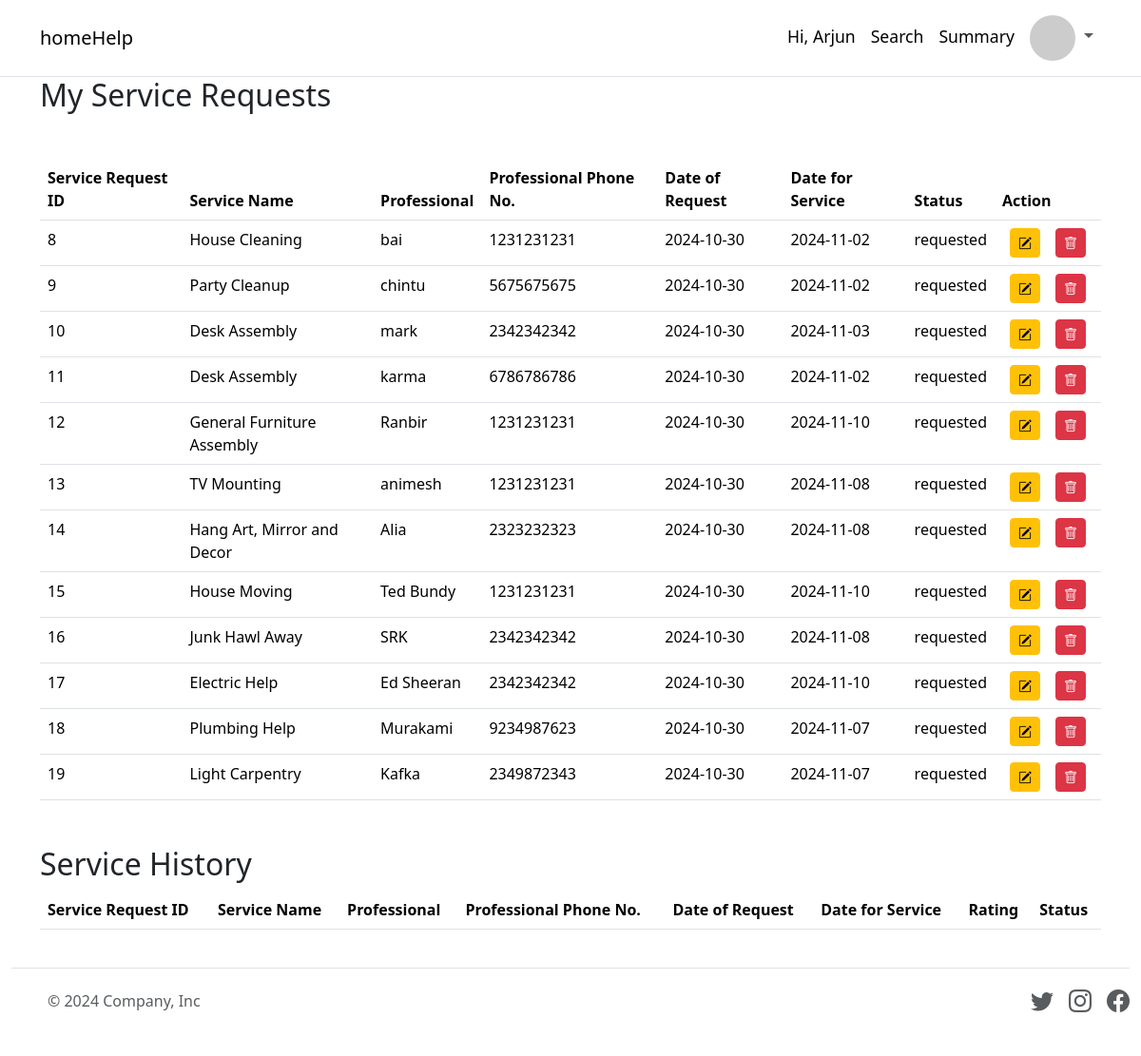
The app's page /my-service-requests (signed in) with its own data.
### applications/models.py (models this page shows)
class ServiceRequest(db.Model):
    service_request_id = db.Column(db.Integer, primary_key=True, autoincrement=True)
    requested_by = db.Column(db.Integer, db.ForeignKey('customer.id', name="fk_service_request_requested_by_customer_id", ondelete='SET NULL'),nullable=True)
    requested_for = db.Column(db.Integer, db.ForeignKey('professional.id', name="fk_service_request_requested_for_professional_id", ondelete='SET NULL'), nullable=True)
    service_id = db.Column(db.Integer, db.ForeignKey('service.service_id', name='fk_service_request_service', ondelete='CASCADE'), nullable=False)
    customer = db.relationship('Customer', backref='service_requests', lazy=True)  # Relationship to Customer
    professional = db.relationship('Professional', backref='service_requests', lazy=True)  # Relationship to Professional
    status = db.Column(db.String(20), nullable=False, default='requested')  # e.g., requested, accepted, rejected, closed
    service_rating = db.Column(db.Float, nullable=True)
    customer_rating = db.Column(db.Float, nullable=True)
    remarks = db.Column(db.String(250), nullable=True)
    date_of_request = db.Column(db.Date, default=func.current_date())
    date_for_request = db.Column(db.Date)
    date_of_completion = db.Column(db.Date, nullable=True)

class Service(db.Model):
    service_id = db.Column(db.Integer, primary_key=True, autoincrement=True)
    category = db.Column(db.String(10))
    base_price = db.Column(db.Float, nullable=False)
    name = db.Column(db.String(50), nullable=False)
    description = db.Column(db.String(250), nullable=True)
    image = db.Column(db.String(100), nullable=True)
    service_requests = db.relationship('ServiceRequest', backref='service', lazy=True, cascade="all, delete-orphan")

class Professional(db.Model):
    id = db.Column(db.Integer, primary_key=True, autoincrement=True)
    name = db.Column(db.String(50), nullable=False)
    email = db.Column(db.String(120), unique=True, nullable=False)
    password = db.Column(db.String(15), nullable=False) # in future hash it and then store it
    phone_num = db.Column(db.String(10), nullable=False) # figure out the correct format for phone nums?
    area = db.Column(db.String(50), nullable=False)
    created_at = db.Column(db.Date, default=func.current_date())
    updated_at = db.Column(db.Date, default=func.current_date())
    profile_pic = db.Column(db.String(250), nullable=False, default="")
    approval_status = db.Column(db.Boolean, default=False, nullable=False)
    service_provided = db.Column(db.Integer, db.ForeignKey('service.service_id'), nullable=False)
    service = db.relationship('Service', backref='professionals', lazy=True)
    professional_ask = db.Column(db.Integer, nullable=True)
    experience = db.Column(db.Integer, nullable=False)
    rating = db.Column(db.Float, nullable=True)
    doc_path = db.Column(db.String(250), nullable=False, default="")

### applications/routes.py (the view, shortened to what this page needs)
@app.route('/my-service-requests')
def my_service_requests():
    if session.get('role') == 'customer':
        customer_id = session.get('customer_id')
        service_requests = ServiceRequest.query.filter(
            ServiceRequest.requested_by == customer_id,
            ServiceRequest.status != "closed"
            ).all()
        closed_service_requests = ServiceRequest.query.filter(
            ServiceRequest.requested_by == customer_id,
            ServiceRequest.status == "closed",
        ).all()
        return render_template('my-service-requests.html', service_requests=service_requests, closed_service_requests=closed_service_requests)
    else:
        flash("You must be logged in to view your service requests.", 'danger')
        return redirect(url_for('login'))

### template/my-service-requests.html (shortened to what this page needs)
{% extends 'base.html' %}
{% block content %}
<h2>My Service Requests</h2>
    {% if session.get('role') == "professional" and professional.approval_status != True %}
        <h3>You approval status has not yet been approved. Please contact admin.</h3>
    {% else %}
        <div class="form-group my-5">
                <table class="table table-hover">
                    <thead class="thead">
                        <tr>
                            <th>Service Request ID</th>
                            <th>Service Name</th>
                            {% if session.get('role') == "customer" %}
                            <th>Professional</th>
                            <th>Professional Phone No.</th>
                            {% endif %}
                            <th>Date of Request</th>
                            <th>Date for Service</th>
                            <th>Status</th>
                            <th>Action</th>
                        </tr>
                    </thead>
                    <tbody>
                    {% for service_request in service_requests %}
                        <tr>
                            <td>{{ service_request.service_request_id }}</td>
                            <td>{{ service_request.service.name }}</td>
                            {% if session.get('role') == "customer" %}
                            <td>{{ service_request.professional.name }}</td>
                            <td>{{ service_request.professional.phone_num }}</td>
                            {% endif %}
                            <td>{{ service_request.date_of_request }}</td>
                            <td>{{ service_request.date_for_request }}</td>
                            <td>{{ service_request.status }}</td>
                            <td>
                                <div class="d-flex">
                                    {% if session.get('role') == "customer" and service_request.status != "closed" %}
                                        {% if service_request.status != "completed" %}
                                            <div class="mx-2">
                                                <a href="{{ url_for('update_service_request', service_request_id=service_request.service_request_id) }}"
                                                    class="btn btn-sm btn-warning">
                                                        <i class="bi bi-pencil-square"></i>
                                                </a>
                                            </div>
                                        {% endif %}
                                        <div class="mx-2">
                                            <form
                                                action="{{ url_for('delete_service_request', service_request_id=service_request.service_request_id) }}" method="POST" onsubmit="return confirm('Are you sure you want to delete this service request?');">
                                                <button type="submit" class="btn btn-sm btn-danger">
                                                    <i class="bi bi-trash"></i>
                                                </button>
                                            </form>
                                        </div>
                                    {% endif %}
                                </div>
                            </td>
                        </tr>
                        {% endfor %}
                    </tbody>
                </table>
            </div>
        <h2>Service History</h2>
        <div class="form-group">
                <table class="table table-hover">
                    <thead class="thead">
                        <tr>
                            <th>Service Request ID</th>
                            <th>Service Name</th>
                            {% if session.get('role') == "customer" %}
                            <th>Professional</th>
                            <th>Professional Phone No.</th>
                            {% endif %}
                            <th>Date of Request</th>
                            <th>Date for Service</th>
                            <th>Rating</th>
                            <th>Status</th>
                        </tr>
                    </thead>
                </table>
            </div>
    {% endif %}
{% endblock %}

### records on screen
ServiceRequest: service_request_id "8", service.name "House Cleaning", professional.name "bai", professional.phone_num "1231231231", date_of_request "2024-10-30", date_for_request "2024-11-02", status "requested"
ServiceRequest: service_request_id "9", service.name "Party Cleanup", professional.name "chintu", professional.phone_num "5675675675", date_of_request "2024-10-30", date_for_request "2024-11-02", status "requested"
ServiceRequest: service_request_id "10", service.name "Desk Assembly", professional.name "mark", professional.phone_num "2342342342", date_of_request "2024-10-30", date_for_request "2024-11-03", status "requested"
ServiceRequest: service_request_id "11", service.name "Desk Assembly", professional.name "karma", professional.phone_num "6786786786", date_of_request "2024-10-30", date_for_request "2024-11-02", status "requested"
ServiceRequest: service_request_id "12", service.name "General Furniture Assembly", professional.name "Ranbir", professional.phone_num "1231231231", date_of_request "2024-10-30", date_for_request "2024-11-10", status "requested"
ServiceRequest: service_request_id "13", service.name "TV Mounting", professional.name "animesh", professional.phone_num "1231231231", date_of_request "2024-10-30", date_for_request "2024-11-08", status "requested"
ServiceRequest: service_request_id "14", service.name "Hang Art, Mirror and Decor", professional.name "Alia", professional.phone_num "2323232323", date_of_request "2024-10-30", date_for_request "2024-11-08", status "requested"
ServiceRequest: service_request_id "15", service.name "House Moving", professional.name "Ted Bundy", professional.phone_num "1231231231", date_of_request "2024-10-30", date_for_request "2024-11-10", status "requested"
ServiceRequest: service_request_id "16", service.name "Junk Hawl Away", professional.name "SRK", professional.phone_num "2342342342", date_of_request "2024-10-30", date_for_request "2024-11-08", status "requested"
ServiceRequest: service_request_id "17", service.name "Electric Help", professional.name "Ed Sheeran", professional.phone_num "2342342342", date_of_request "2024-10-30", date_for_request "2024-11-10", status "requested"
ServiceRequest: service_request_id "18", service.name "Plumbing Help", professional.name "Murakami", professional.phone_num "9234987623", date_of_request "2024-10-30", date_for_request "2024-11-07", status "requested"
ServiceRequest: service_request_id "19", service.name "Light Carpentry", professional.name "Kafka", professional.phone_num "2349872343", date_of_request "2024-10-30", date_for_request "2024-11-07", status "requested"

### other values on screen
{{ session['name'].capitalize() }} "Arjun"
